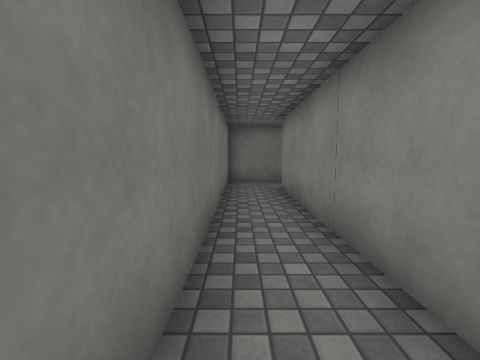
View 1 (above)

24 first-person views from a walk through a 3-D level made in the Unity game engine. The camera is 1.2 m above the floor, tilts 6° down and sees 90° across. The floor is counted in squares, 1 m on a side. Each view is taken from the middle of a square. On the plan, view 1 faces up. The plan holds only what a view shows up to about 12 squares ahead; the rest is blank. The place goes on beyond the plan. The player is left out. Some animated figures are left out. Door leaves are left out, so doorways stand open. Surface patterns are stand-ins for the level's own textures.

View 2
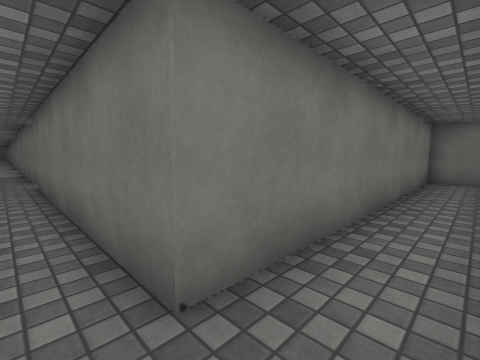

View 3
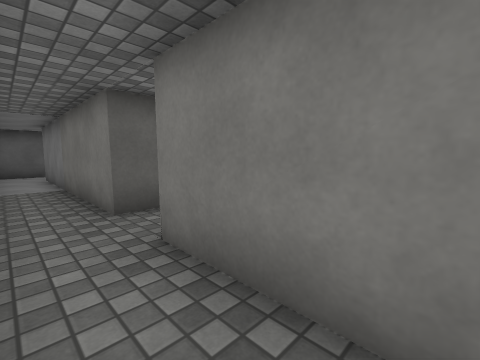

View 4
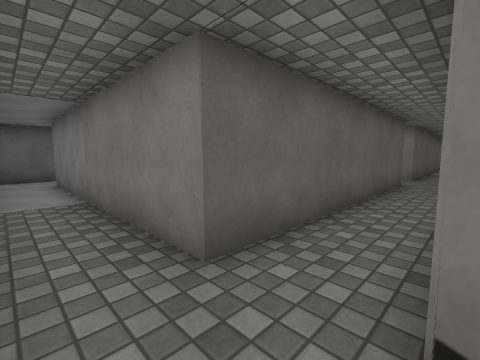

View 5
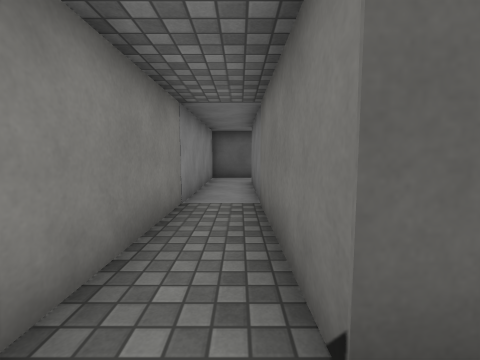

View 6
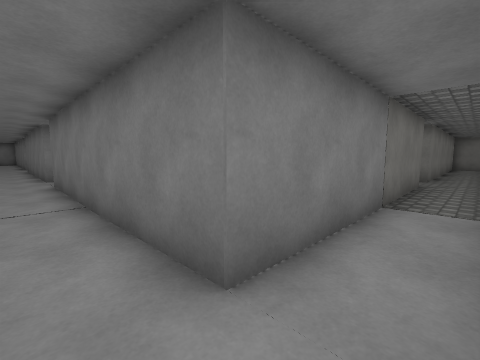

View 7
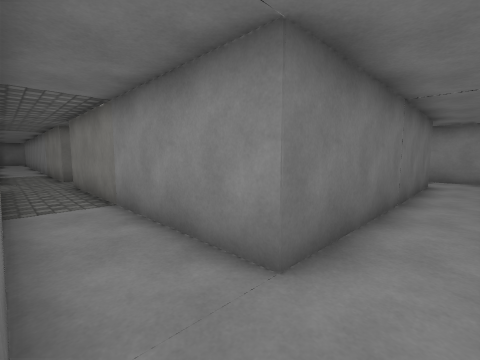

View 8
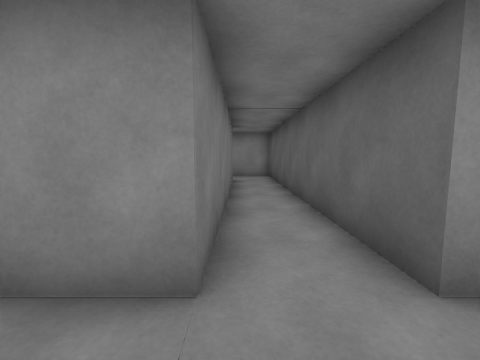

View 9
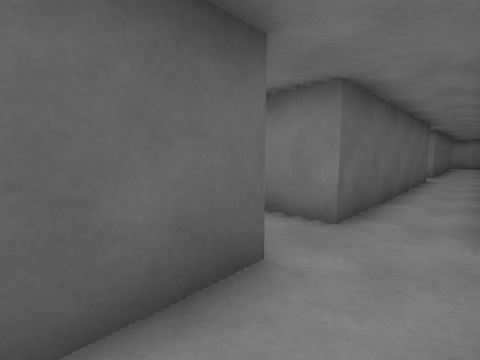

View 10
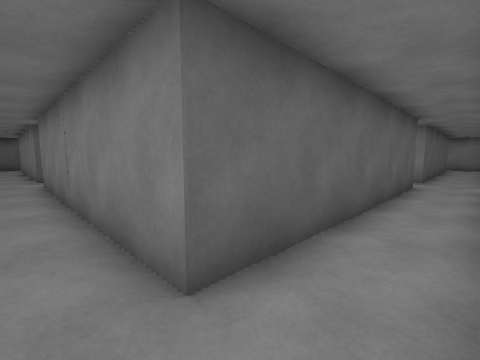

View 11
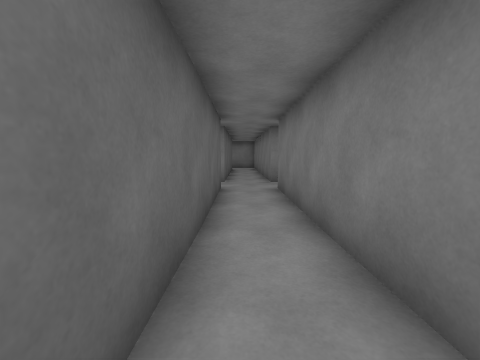

View 12
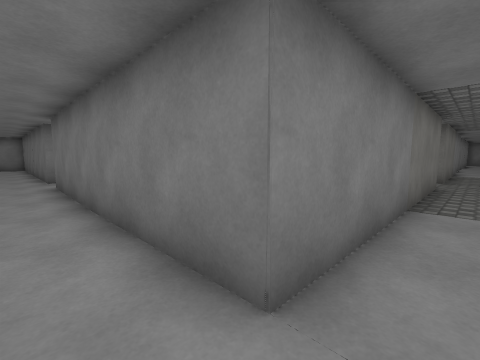

View 13
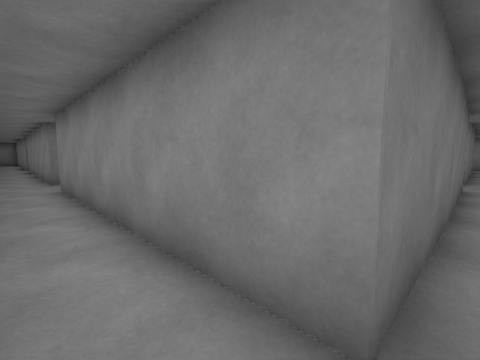

View 14
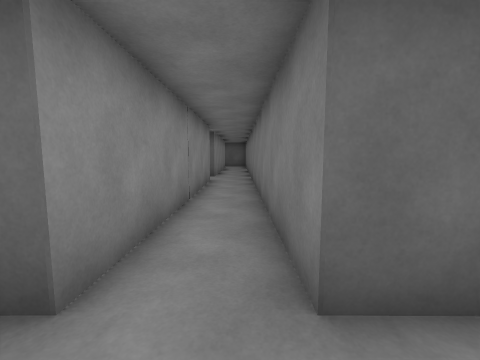

View 15
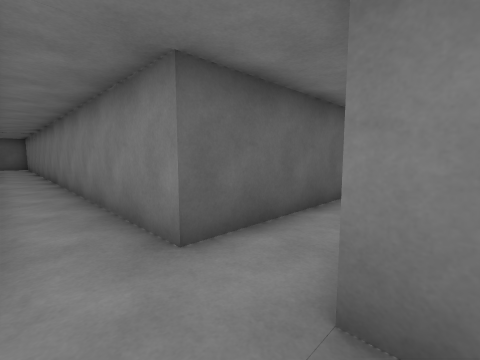

View 16
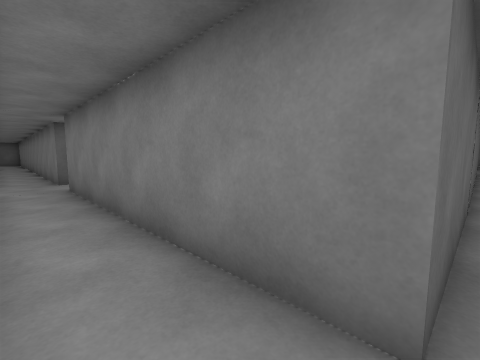

View 17
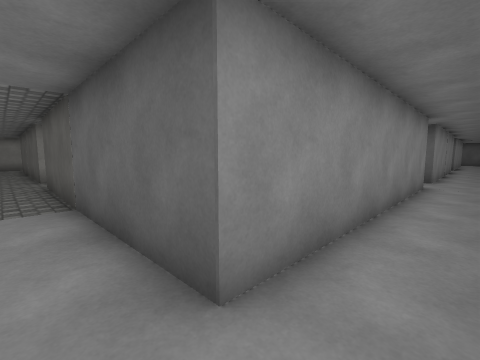

View 18
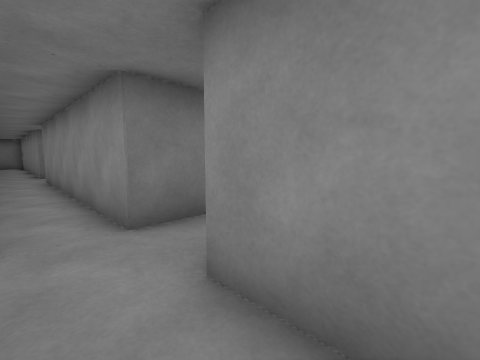

View 19
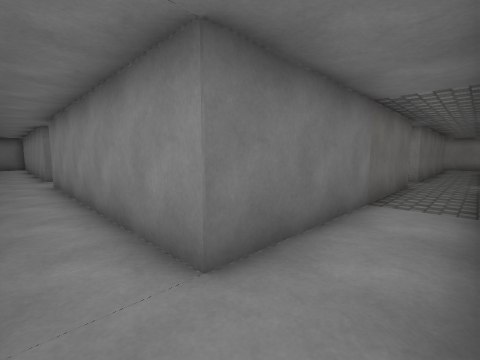

View 20
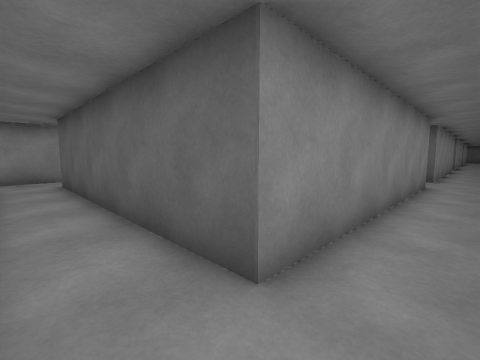

View 21
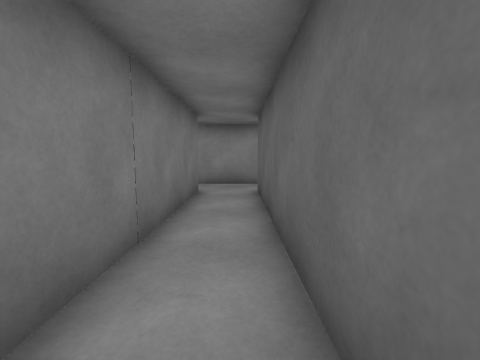

View 22
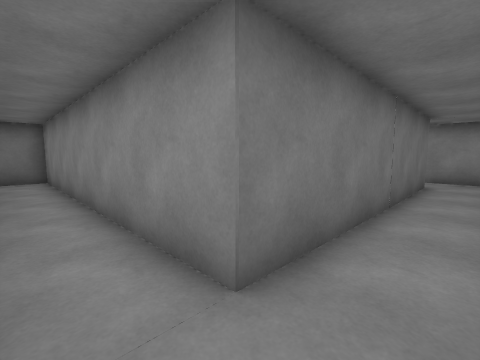

View 23
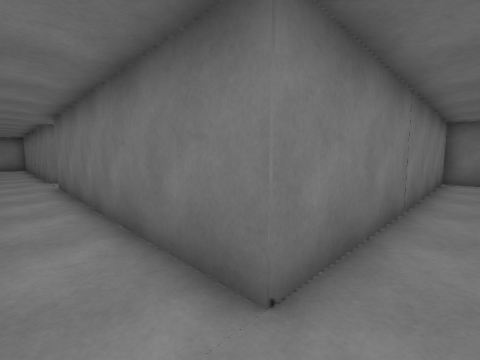

View 24
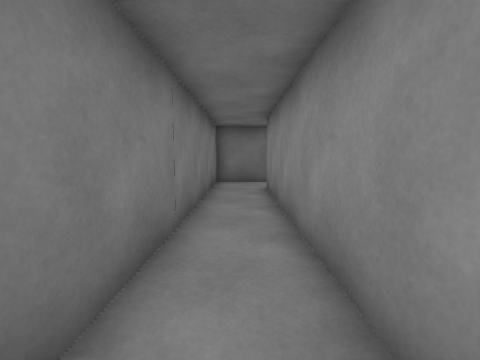

### Floor plan
Points are (right, up) in squares from view 1. A wall is a line through its corners. A room is listed if a view was taken in it or the views show most of it. See-through windows are left out.
Room 1 (views 1, 2, 3, 4, 5, 6, 7, 8, 9, 10, 11, 12, 13, 14, 15, 16, 17, 18, 19, 20, 21, 22, 23)
walls: (-10.1, -3.1) (-0.5, -3.1) (-0.6, -12.5) (-10.1, -12.6); (-12, 2) (-12, -1.2); (-10.1, 8) (-10.1, 10.5); (-21.6, -1.1) (-21.6, 8.4) (-12, 8.5); (-12, 10.3) (-21.6, 10.4) (-21.6, 21.9) (-23.1, 21.9); (-12.1, -12.6) (-21.6, -12.7) (-21.6, -3.1); (1.5, 1.4) (1.5, 8.6); (-10.1, -15.1) (-10.1, -14.7) (-0.9, -14.8); (-27.5, -3.1) (-23.6, -3.1) (-23.6, -12.7) (-26.7, -12.8); (-23.6, 10.4) (-26.6, 10.5); (-0.8, -14.8) (1.1, -14.8); (1.9, 10.5) (-0.5, 10.5) (-0.5, -1.3) (-10.1, -1.2) (-10.1, 1.1); (1.5, -14) (1.5, -3.4); (-27.5, -14.6) (-23.6, -14.6) (-23.6, -20.5); (-21.6, -20.5) (-21.6, -14.6) (-12.1, -14.7) (-12.1, -20.6)
ways out: opening at (-11, 10) to room 2; opening at (-22, -2) to room 3; opening at (-11, -13) to room 3; opening at (-10.5, -1.5) to room 3
Room 2 (view 24)
walls: (-9.8, 21.6) (-12, 21.6) (-12, 10.3); (-10.1, 10.5) (-10.1, 19.6)
ways out: opening at (-11, 10) to room 1
Room 3 (no view inside)
walls: (-12, -1.2) (-21.6, -1.1); (-10.1, -12.6) (-10.1, -3.1); (-21.6, -3.1) (-12.1, -3.1) (-12.1, -12.6)
ways out: opening at (-22, -2) to room 1; opening at (-11, -13) to room 1; opening at (-10.5, -1.5) to room 1

Where each view was taken, in squares from view 1:
view 1: 0 up, 0 right, facing up
view 2: 2 down, 1 right, facing up-left
view 3: 2 up, 1 right, facing down-left
view 4: 1 down, 1 right, facing down-left
view 5: 2 down, 0 right, facing down
view 6: 14 down, 1 right, facing up-left
view 7: 14 down, 12 left, facing up-right
view 8: 13 down, 12 left, facing right
view 9: 13 down, 8 left, facing down-left
view 10: 13 down, 11 left, facing down-left
view 11: 14 down, 13 left, facing left
view 12: 14 down, 11 left, facing up-left
view 13: 13 down, 23 left, facing up-right
view 14: 13 down, 23 left, facing down
view 15: 12 down, 22 left, facing down-left
view 16: 3 down, 22 left, facing down-left
view 17: 2 down, 23 left, facing down-right
view 18: 5 down, 23 left, facing up-right
view 19: 3 down, 23 left, facing up-right
view 20: 10 up, 23 left, facing down-right
view 21: 9 up, 20 left, facing right
view 22: 9 up, 23 left, facing up-right
view 23: 9 up, 11 left, facing up-left
view 24: 11 up, 11 left, facing up
